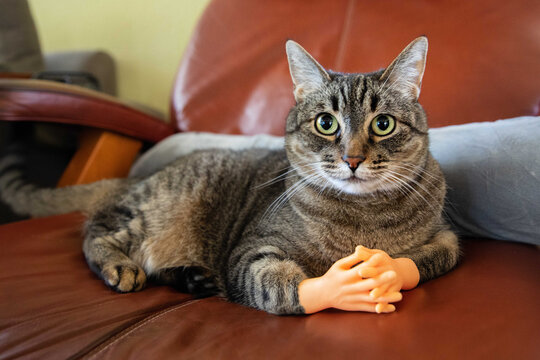
#> input picture Assignment 2/Q2/external_test/Catt.jpg, 540 x 360 px; its folder holds only this picture in this run
$ jupyter execute --allow-errors Q2.ipynb
#> lines starting #> are read from the running program, lines starting #| are printed output that depends on the picture
## Imports

[cell 1]
import os
import cv2
import numpy as np
import joblib
from sklearn.model_selection import train_test_split
from sklearn.neighbors import KNeighborsClassifier
from sklearn.linear_model import LogisticRegression, SGDClassifier
from sklearn.preprocessing import StandardScaler
from sklearn.metrics import accuracy_score

## Load and preprocess train/test data with histogram equalization

[cell 2]
# 1) Load and preprocess train/test data with histogram equalization
def load_dataset(base_path, img_size=(64, 64)):
#> further down, img is the input picture: shape (360, 540, 3); mean B, G, R 65.3, 84.2, 120.1
#> `img = cv2.resize(img, (64, 64))`:
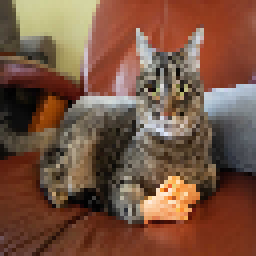
#> img: shape (64, 64, 3) (shown 4 times larger); mean B, G, R 65.3, 84.2, 120.1
#> `gray = cv2.cvtColor(img, cv2.COLOR_BGR2GRAY)`:
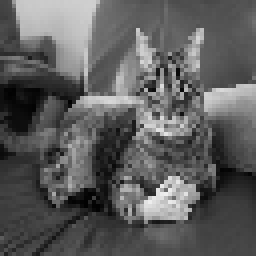
#> gray: shape (64, 64) (shown 4 times larger); min 2, max 238, mean 92.8
#> `gray = cv2.equalizeHist(gray)`:
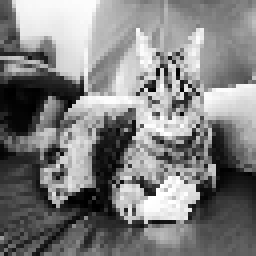
#> gray: shape (64, 64) (shown 4 times larger); min 0, max 255, mean 128.2
    X, y = [], []
    classes = ['Cat', 'Dog']
    for label, cls in enumerate(classes):
        folder = os.path.join(base_path, cls)
        for fname in os.listdir(folder):
            path = os.path.join(folder, fname)
            img = cv2.imread(path)
            if img is None:
                continue
            img = cv2.resize(img, img_size)
            gray = cv2.cvtColor(img, cv2.COLOR_BGR2GRAY)
            gray = cv2.equalizeHist(gray)
            X.append(gray.flatten())
            y.append(label)
    return np.array(X), np.array(y)

#> (the rest of this cell did not finish here and is left out)

## Scale features

[cell 3]
# 2) Scale features
scaler = StandardScaler()
#> (the rest of this cell did not finish here and is left out)

## Hyperparameter tuning for kNN (k from 1 to 15)

[cell 4]
# 3) Hyperparameter tuning for kNN (k from 1 to 15)
best_k, best_knn_acc = None, 0.0
knn_results = {}
#> (the rest of this cell did not finish here and is left out)

## Hyperparameter tuning for Logistic Regression (C values)

[cell 5]
# 4) Hyperparameter tuning for Logistic Regression (C values)
best_C, best_log_acc = None, 0.0
#> (the rest of this cell did not finish here and is left out)

## Hyperparameter tuning for Perceptron (alpha values)

[cell 6]
# 5) Hyperparameter tuning for Perceptron (alpha values)
best_alpha, best_perc_acc = None, 0.0
#> (the rest of this cell did not finish here and is left out)

## Select and train the best overall model

[cell 7]
# 6) Select and train the best overall model
all_results = {
    f'kNN (k={best_k})': best_knn_acc,
    'LogisticRegression': best_log_acc,
    'Perceptron': best_perc_acc
}
best_name = max(all_results, key=all_results.get)

#> (the rest of this cell did not finish here and is left out)

## Save the best model & scaler

#> (a cell that did not finish here is left out)

## External predictions

[cell 9]
# 8) External predictions
ext_folder = './external_test'
print("\nExternal image predictions:")
#> (the rest of this cell did not finish here and is left out)

$ run again, on Assignment 2/Q2/external_test/dog.13.jpg
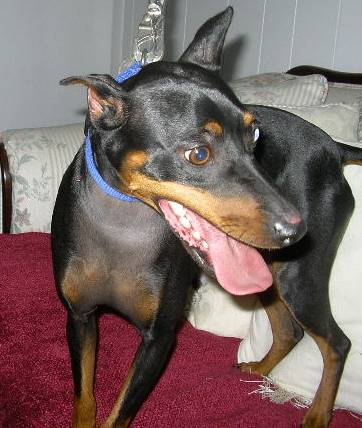
#> input picture Assignment 2/Q2/external_test/dog.13.jpg, 362 x 428 px
#> img is the input picture: shape (428, 362, 3); mean B, G, R 101.7, 104.1, 123.5
#> `img = cv2.resize(img, (64, 64))`:
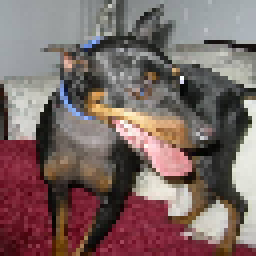
#> img: shape (64, 64, 3) (shown 4 times larger); mean B, G, R 101.4, 103.8, 123.2
#> `gray = cv2.equalizeHist(gray)`:
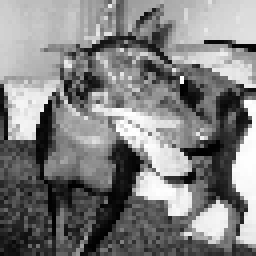
#> gray: shape (64, 64) (shown 4 times larger); min 0, max 255, mean 128.2

$ run again, on Assignment 2/Q2/external_test/Pet.jpg
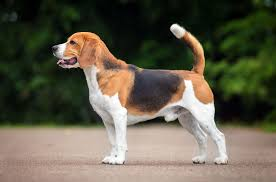
#> input picture Assignment 2/Q2/external_test/Pet.jpg, 276 x 182 px
#> img is the input picture: shape (182, 276, 3); mean B, G, R 75.6, 92.5, 97.4
#> `img = cv2.resize(img, (64, 64))`:
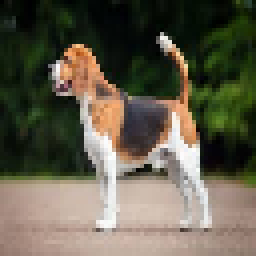
#> img: shape (64, 64, 3) (shown 4 times larger); mean B, G, R 75.4, 92.3, 97.3
#> `gray = cv2.equalizeHist(gray)`:
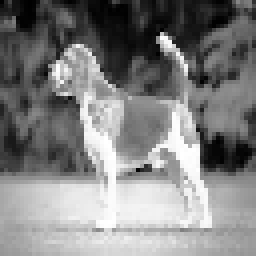
#> gray: shape (64, 64) (shown 4 times larger); min 0, max 255, mean 128.4

$ run again, on Assignment 2/Q2/external_test/Pet3.jpg
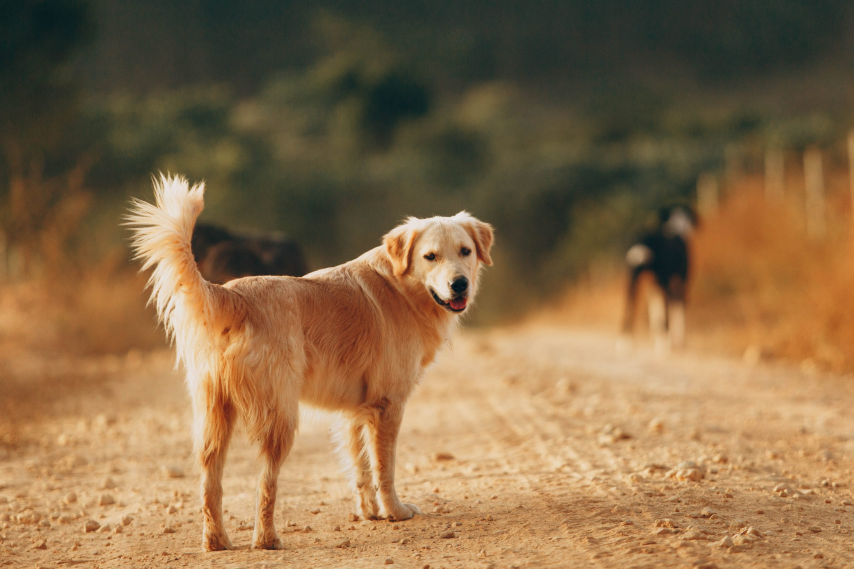
#> input picture Assignment 2/Q2/external_test/Pet3.jpg, 2560 x 1707 px (shown at 1/3 size)
#> img is the input picture: shape (1707, 2560, 3); mean B, G, R 73.2, 108.1, 137.3
#> `img = cv2.resize(img, (64, 64))`:
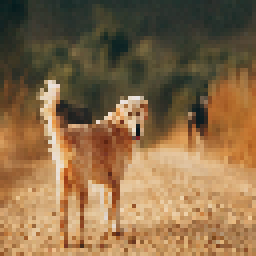
#> img: shape (64, 64, 3) (shown 4 times larger); mean B, G, R 73.1, 108, 137.2
#> `gray = cv2.equalizeHist(gray)`:
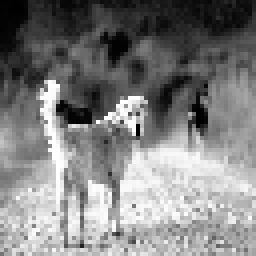
#> gray: shape (64, 64) (shown 4 times larger); min 0, max 255, mean 128.3
